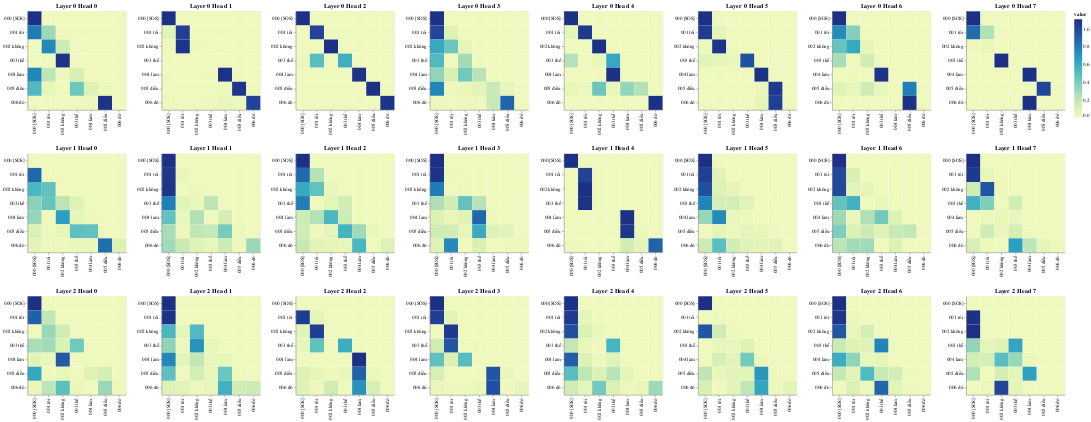

The notebook cell saved with this chart:
### Code cell
# Decoder Self-Attention
get_all_attention_maps("decoder", layers, heads, decoder_input_tokens, decoder_input_tokens, min(20, sentence_len))
